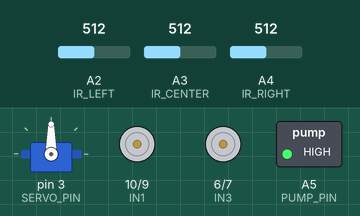
A sketch run on a simulated Arduino Uno, built with avr-gcc and run on an emulated ATmega328P. On the bench: servo, motor-driver pin pairs drawn as motors (green arrow = first pin HIGH = forward, orange = second pin HIGH = backward, longer = more drive, scaled by the enable pin), switched loads named in the sketch (green lamp = pin HIGH). The test bench sets the inputs (shaded band); at power-on: A3 (IR_CENTER) = 512, A2 (IR_LEFT) = 512, A4 (IR_RIGHT) = 512. What the sketch prints to the serial monitor is not drawn.

Above: at 1.8 s.
1.9 s: A3 (IR_CENTER) set to 792
At 3.61 s:
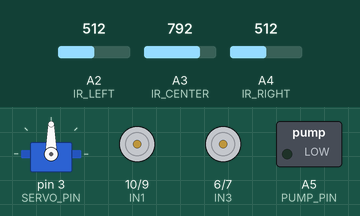
8.1 s: A3 (IR_CENTER) set to 815
At 10.9 s:
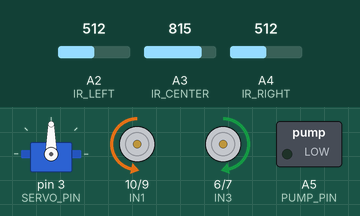
12.0 s: A2 (IR_LEFT) set to 786
15.9 s: A2 (IR_LEFT) set to 809
At 16.8 s:
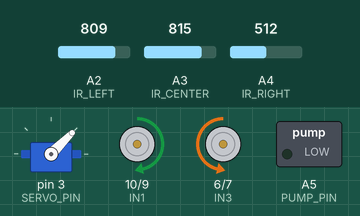
19.8 s: A4 (IR_RIGHT) set to 315
23.7 s: A4 (IR_RIGHT) set to 291
At 24.1 s:
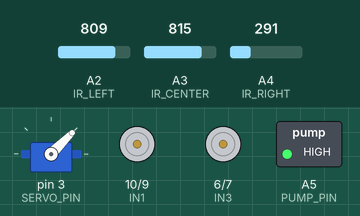
Timing chart, 0 to 31.4 s (numbered marks = the images above; inputs shaded):
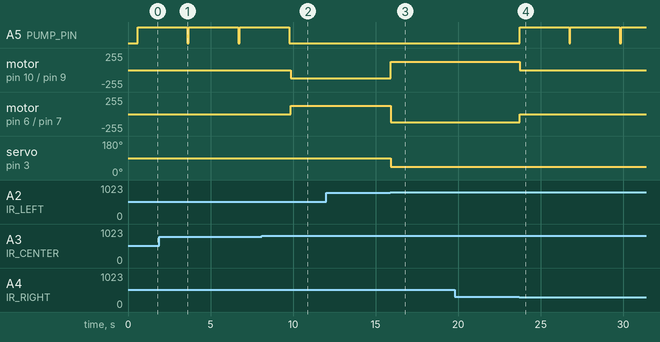

Measured:
- the behaviour switches between 799 and 800 on A3 (IR_CENTER) (found by bisection; images 1 and 2)
- the behaviour switches between 799 and 800 on A2 (IR_LEFT) (found by bisection; images 2 and 3)
- the behaviour switches between 300 and 299 on A4 (IR_RIGHT) (found by bisection; images 3 and 4)
- after the input at 8.1 s, A5 (PUMP_PIN): goes on until 9.8 s, then stays LOW; motor on pin 10 (IN1) / pin 9 (IN2): stopped → backward 125/255 after 1.7 s; motor on pin 6 (IN3) / pin 7 (IN4): stopped → forward 125/255 after 1.7 s
- after the input at 12.0 s, every drawn part: stays the same
- after the input at 15.9 s, motor on pin 10 (IN1) / pin 9 (IN2): backward 125/255 → forward 125/255 at once; motor on pin 6 (IN3) / pin 7 (IN4): forward 125/255 → backward 125/255 at once; servo on pin 3 (SERVO_PIN): 90° → 45° at once
- after the input at 19.8 s, every drawn part: stays the same
- after the input at 23.7 s, A5 (PUMP_PIN): alternates HIGH for 3.0 s and LOW for 0.08 s, starting at once; motor on pin 10 (IN1) / pin 9 (IN2): forward 125/255 → stopped at once; motor on pin 6 (IN3) / pin 7 (IN4): backward 125/255 → stopped at once
- by itself, A5 (PUMP_PIN): alternates HIGH for 3.0 s and LOW for 0.08 s

The sketch:

fire_ext_rob_code.ino
```cpp
// ============================================================
// FIRE EXTINGUISHER ROBOT v3
// PUMP ONLY FIRES WHEN ROBOT IS CLOSE TO FLAME
// ============================================================

#include <Servo.h>

// ── Pin Definitions ─────────────────────────────────────────
const int IR_LEFT   = A2;
const int IR_CENTER = A3;
const int IR_RIGHT  = A4;

const int SERVO_PIN = 3;

// Motor A (Left wheel)
const int ENA = 11;
const int IN1 = 10;
const int IN2 = 9;

// Motor B (Right wheel)
const int ENB = 5;
const int IN3 = 6;
const int IN4 = 7;

const int PUMP_PIN = A5;

// ── Constants ───────────────────────────────────────────────
const int MOTOR_SPEED = 110;
const int TURN_SPEED  = 125;

const int SERVO_LEFT   = 45;
const int SERVO_CENTER = 90;
const int SERVO_RIGHT  = 135;

const int FIRE_THRESHOLD  = 800;
const int CLOSE_THRESHOLD = 300;  // ~15 cm from flame

// ── Spray Duration ──────────────────────────────────────────
const int SPRAY_DURATION_MS = 3000; // spray for 3 seconds

Servo fireServo;

// ============================================================
// SETUP
// ============================================================

void setup() {
  Serial.begin(9600);

  pinMode(IR_LEFT,   INPUT);
  pinMode(IR_CENTER, INPUT);
  pinMode(IR_RIGHT,  INPUT);

  pinMode(ENA, OUTPUT);
  pinMode(IN1, OUTPUT);
  pinMode(IN2, OUTPUT);

  pinMode(ENB, OUTPUT);
  pinMode(IN3, OUTPUT);
  pinMode(IN4, OUTPUT);

  pinMode(PUMP_PIN, OUTPUT);
  digitalWrite(PUMP_PIN, LOW);

  fireServo.attach(SERVO_PIN);
  fireServo.write(SERVO_CENTER);
  delay(300);

  stopMotors();
  Serial.println("Warming up sensors...");
  delay(300);  // wait 2 seconds for sensors to stabilize
  Serial.println("Robot ready.");
}

// ============================================================
// LOOP
// ============================================================

void loop() {

  int leftValue   = analogRead(IR_LEFT);
  int centerValue = analogRead(IR_CENTER);
  int rightValue  = analogRead(IR_RIGHT);

  // ── Fire Detection ────────────────────────────────────────
  bool fireLeft   = (leftValue   < FIRE_THRESHOLD);
  bool fireCenter = (centerValue < FIRE_THRESHOLD);
  bool fireRight  = (rightValue  < FIRE_THRESHOLD);

  // ── Proximity Detection ───────────────────────────────────
  bool tooCloseLeft   = (leftValue   < CLOSE_THRESHOLD);
  bool tooCloseCenter = (centerValue < CLOSE_THRESHOLD);
  bool tooCloseRight  = (rightValue  <  CLOSE_THRESHOLD);
  bool tooClose = tooCloseLeft || tooCloseCenter || tooCloseRight;

  int fireSensors = (int)fireLeft + (int)fireCenter + (int)fireRight;

  // ── Serial Debug ──────────────────────────────────────────
  Serial.print("L:"); Serial.print(leftValue);
  Serial.print(" C:"); Serial.print(centerValue);
  Serial.print(" R:"); Serial.print(rightValue);
  if (tooClose)                               Serial.print(" [CLOSE]");
  if (!fireLeft && !fireCenter && !fireRight) Serial.print(" [NO FIRE]");
  Serial.println();

  // ── SERVO TRACKING ────────────────────────────────────────
  if (fireLeft && !fireRight) {
    fireServo.write(SERVO_RIGHT);
  } else if (fireRight && !fireLeft) {
    fireServo.write(SERVO_LEFT);
  } else {
    fireServo.write(SERVO_CENTER);
  }

  // ── MOVEMENT + PUMP CONTROL ───────────────────────────────
  // Pump ONLY activates when robot is stopped at close range.
  //
  //   1. tooClose OR (center + multi-sensor) → STOP + SPRAY
  //   2. Center fire only                    → move forward
  //   3. Left fire only                      → turn left
  //   4. Right fire only                     → turn right
  //   5. No fire                             → stop (no spray)

  bool shouldSpray = false;

  if (tooClose) {
    Serial.println("PROXIMITY STOP — spraying!");
    stopMotors();
    shouldSpray = true;

  } else if (fireCenter && fireSensors >= 2) {
    Serial.println("MULTI-SENSOR STOP — spraying!");
    stopMotors();
    shouldSpray = true;

  } else if (fireCenter) {
    digitalWrite(PUMP_PIN, LOW);   // NOT close yet, don't spray
    delay(100);
    moveForward();

  } else if (fireLeft) {
    digitalWrite(PUMP_PIN, LOW);
    turnLeft();

  } else if (fireRight) {
    digitalWrite(PUMP_PIN, LOW);
    turnRight();

  } else {
    digitalWrite(PUMP_PIN, LOW);
    stopMotors();
  }

  // ── RUN PUMP FOR FIXED DURATION THEN STOP ─────────────────
  if (shouldSpray) {
    digitalWrite(PUMP_PIN, HIGH);
    delay(SPRAY_DURATION_MS);
    digitalWrite(PUMP_PIN, LOW);
    Serial.println("Spray done.");

    // Small pause before resuming search
    delay(50);
  }

  delay(30);
}

// ============================================================
// MOTOR FUNCTIONS
// ============================================================

void moveForward() {
  analogWrite(ENA, MOTOR_SPEED);
  digitalWrite(IN1, LOW);
  digitalWrite(IN2, HIGH);

  analogWrite(ENB, MOTOR_SPEED);
  digitalWrite(IN3, LOW);
  digitalWrite(IN4, HIGH);
}

void turnLeft() {
  analogWrite(ENA, TURN_SPEED);
  digitalWrite(IN1, LOW);
  digitalWrite(IN2, HIGH);

  analogWrite(ENB, TURN_SPEED);
  digitalWrite(IN3, HIGH);
  digitalWrite(IN4, LOW);
}

void turnRight() {
  analogWrite(ENA, TURN_SPEED);
  digitalWrite(IN1, HIGH);
  digitalWrite(IN2, LOW);

  analogWrite(ENB, TURN_SPEED);
  digitalWrite(IN3, LOW);
  digitalWrite(IN4, HIGH);
}

void stopMotors() {
  analogWrite(ENA, 0);
  analogWrite(ENB, 0);
  digitalWrite(IN1, LOW);
  digitalWrite(IN2, LOW);
  digitalWrite(IN3, LOW);
  digitalWrite(IN4, LOW);
}
```
